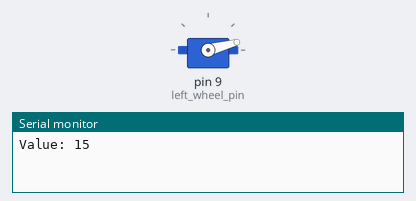
Simulated run of this sketch. Board: Arduino Uno, built with avr-gcc and run on an emulated ATmega328P. Parts: servo, the last lines printed to the serial monitor.

Above: at 0.1 s.
At 11.1 s:
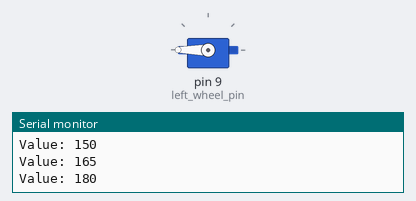
At 25.1 s:
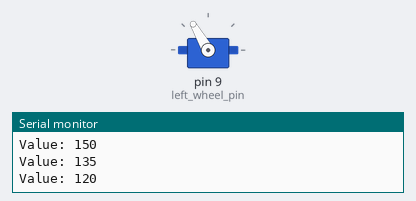
At 39.1 s:
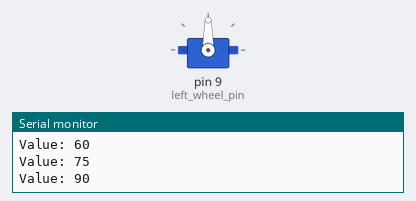
Timing chart, 0 to 40.0 s (numbered marks = the images above):
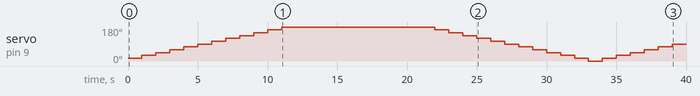

The sketch:

servomotor_example.ino
```cpp
/**
 * @file motor_example.ino
 * @brief Example to move a servomotor.
 * @author Raul Perula-Martinez
 * Inf. Industrial II. Depto. Ing. Sistemas y Automatica
 */

#include <Servo.h>

// global variables

// servo data
Servo left_wheel;
int left_wheel_pin = 9;  // modify if necessary

// counter
int value = 0;
boolean turn = false;

// initialization
void setup()
{
  Serial.begin(9600);  // open serial port to 9600 bps
  Serial.flush();      // empty serial port

  // attaches the servo on pin selected to the servo object
  left_wheel.attach(left_wheel_pin);
}

// main loop
void loop()
{
  // check transition
  if (!turn) {
    // increment
    value += 15;

    if (value == 255) {
      turn = true;
    }
  }
  else {
    // decrement
    value -= 15;

    if (value == 0) {
      turn = false;
    }
  }

  // sets the servo position according to the value
  Serial.print("Value: ");
  Serial.println(value);
  left_wheel.write(value);

  // waits for the servo to get there
  delay(1000);
}
```

Measured:
- by itself, servo on pin 9 (left_wheel_pin): 15° → 30° at 1.0 s, → 45° 1.0 s later, → 60° 1.0 s later, → 75° 1.0 s later, … (29 changes in this stretch)
